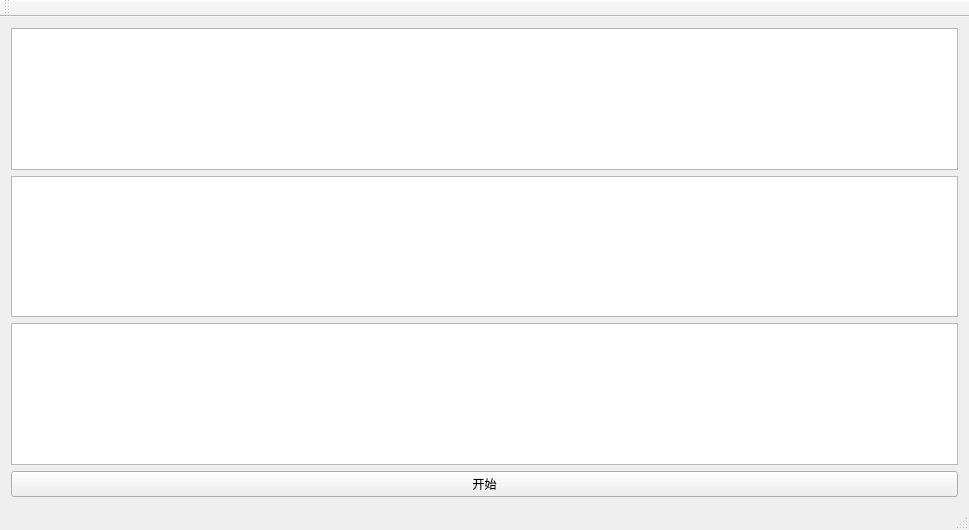
<?xml version="1.0" encoding="UTF-8"?>
<ui version="4.0">
 <class>MainWindow</class>
 <widget class="QMainWindow" name="MainWindow">
  <property name="geometry">
   <rect>
    <x>0</x>
    <y>0</y>
    <width>969</width>
    <height>530</height>
   </rect>
  </property>
  <property name="windowTitle">
   <string>MainWindow</string>
  </property>
  <widget class="QWidget" name="centralWidget">
   <layout class="QVBoxLayout" name="verticalLayout">
    <item>
     <widget class="QTextEdit" name="textEdit"/>
    </item>
    <item>
     <widget class="QTextEdit" name="textEdit_2"/>
    </item>
    <item>
     <widget class="QTextEdit" name="textEdit_3"/>
    </item>
    <item>
     <widget class="QPushButton" name="pushButton">
      <property name="text">
       <string>开始</string>
      </property>
     </widget>
    </item>
   </layout>
  </widget>
  <widget class="QMenuBar" name="menuBar">
   <property name="geometry">
    <rect>
     <x>0</x>
     <y>0</y>
     <width>969</width>
     <height>26</height>
    </rect>
   </property>
  </widget>
  <widget class="QToolBar" name="mainToolBar">
   <attribute name="toolBarArea">
    <enum>TopToolBarArea</enum>
   </attribute>
   <attribute name="toolBarBreak">
    <bool>false</bool>
   </attribute>
  </widget>
  <widget class="QStatusBar" name="statusBar"/>
 </widget>
 <layoutdefault spacing="6" margin="11"/>
 <resources/>
 <connections/>
</ui>
